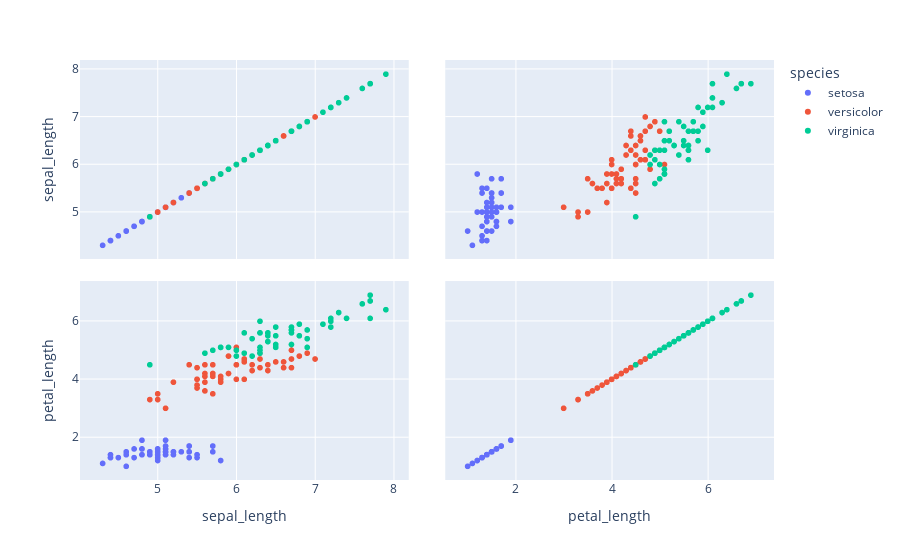

This figure's notebook cell:
### Code cell
px.scatter_matrix(data_frame = df2, dimensions = ['sepal_length', 'petal_length'], color = 'species')

### Figure 1 — Plotly figure (JSON) as saved in the notebook; plotly's stock layout.template omitted (floating-point values rounded to 4 significant figures)
{"data": [{"dimensions": [{"axis": {"matches": true}, "label": "sepal_length", "values": [5.1, 4.9, 4.7, 4.6, 5, 5.4, 4.6, 5, 4.4, 4.9, 5.4, 4.8, 4.8, 4.3, 5.8, 5.7, 5.4, 5.1, 5.7, 5.1, 5.4, 5.1, 4.6, 5.1, 4.8, 5, 5, 5.2, 5.2, 4.7, 4.8, 5.4, 5.2, 5.5, 4.9, 5, 5.5, 4.9, 4.4, 5.1, 5, 4.5, 4.4, 5, 5.1, 4.8, 5.1, 4.6, 5.3, 5]}, {"axis": {"matches": true}, "label": "petal_length", "values": [1.4, 1.4, 1.3, 1.5, 1.4, 1.7, 1.4, 1.5, 1.4, 1.5, 1.5, 1.6, 1.4, 1.1, 1.2, 1.5, 1.3, 1.4, 1.7, 1.5, 1.7, 1.5, 1, 1.7, 1.9, 1.6, 1.6, 1.5, 1.4, 1.6, 1.6, 1.5, 1.5, 1.4, 1.5, 1.2, 1.3, 1.4, 1.3, 1.5, 1.3, 1.3, 1.3, 1.6, 1.9, 1.4, 1.6, 1.4, 1.5, 1.4]}], "hovertemplate": "species=setosa<br>%{xaxis.title.text}=%{x}<br>%{yaxis.title.text}=%{y}<extra></extra>", "legendgroup": "setosa", "marker": {"color": "#636efa", "symbol": "circle"}, "name": "setosa", "showlegend": true, "type": "splom"}, {"dimensions": [{"axis": {"matches": true}, "label": "sepal_length", "values": [7, 6.4, 6.9, 5.5, 6.5, 5.7, 6.3, 4.9, 6.6, 5.2, 5, 5.9, 6, 6.1, 5.6, 6.7, 5.6, 5.8, 6.2, 5.6, 5.9, 6.1, 6.3, 6.1, 6.4, 6.6, 6.8, 6.7, 6, 5.7, 5.5, 5.5, 5.8, 6, 5.4, 6, 6.7, 6.3, 5.6, 5.5, 5.5, 6.1, 5.8, 5, 5.6, 5.7, 5.7, 6.2, 5.1, 5.7]}, {"axis": {"matches": true}, "label": "petal_length", "values": [4.7, 4.5, 4.9, 4, 4.6, 4.5, 4.7, 3.3, 4.6, 3.9, 3.5, 4.2, 4, 4.7, 3.6, 4.4, 4.5, 4.1, 4.5, 3.9, 4.8, 4, 4.9, 4.7, 4.3, 4.4, 4.8, 5, 4.5, 3.5, 3.8, 3.7, 3.9, 5.1, 4.5, 4.5, 4.7, 4.4, 4.1, 4, 4.4, 4.6, 4, 3.3, 4.2, 4.2, 4.2, 4.3, 3, 4.1]}], "hovertemplate": "species=versicolor<br>%{xaxis.title.text}=%{x}<br>%{yaxis.title.text}=%{y}<extra></extra>", "legendgroup": "versicolor", "marker": {"color": "#EF553B", "symbol": "circle"}, "name": "versicolor", "showlegend": true, "type": "splom"}, {"dimensions": [{"axis": {"matches": true}, "label": "sepal_length", "values": [6.3, 5.8, 7.1, 6.3, 6.5, 7.6, 4.9, 7.3, 6.7, 7.2, 6.5, 6.4, 6.8, 5.7, 5.8, 6.4, 6.5, 7.7, 7.7, 6, 6.9, 5.6, 7.7, 6.3, 6.7, 7.2, 6.2, 6.1, 6.4, 7.2, 7.4, 7.9, 6.4, 6.3, 6.1, 7.7, 6.3, 6.4, 6, 6.9, 6.7, 6.9, 5.8, 6.8, 6.7, 6.7, 6.3, 6.5, 6.2, 5.9]}, {"axis": {"matches": true}, "label": "petal_length", "values": [6, 5.1, 5.9, 5.6, 5.8, 6.6, 4.5, 6.3, 5.8, 6.1, 5.1, 5.3, 5.5, 5, 5.1, 5.3, 5.5, 6.7, 6.9, 5, 5.7, 4.9, 6.7, 4.9, 5.7, 6, 4.8, 4.9, 5.6, 5.8, 6.1, 6.4, 5.6, 5.1, 5.6, 6.1, 5.6, 5.5, 4.8, 5.4, 5.6, 5.1, 5.1, 5.9, 5.7, 5.2, 5, 5.2, 5.4, 5.1]}], "hovertemplate": "species=virginica<br>%{xaxis.title.text}=%{x}<br>%{yaxis.title.text}=%{y}<extra></extra>", "legendgroup": "virginica", "marker": {"color": "#00cc96", "symbol": "circle"}, "name": "virginica", "showlegend": true, "type": "splom"}], "layout": {"dragmode": "select", "legend": {"title": {"text": "species"}, "tracegroupgap": 0}, "margin": {"t": 60}}}
